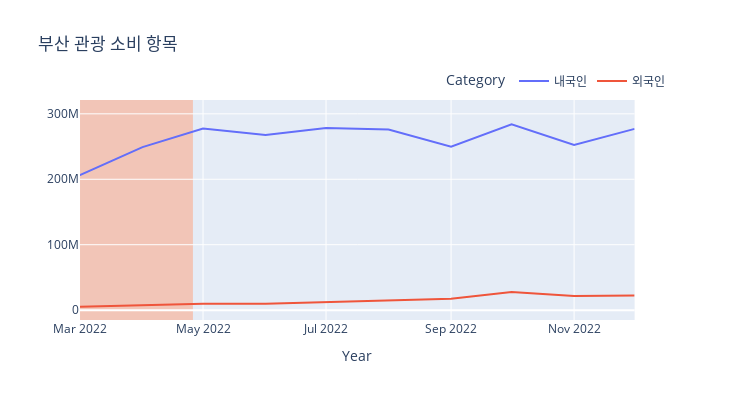

Write notebook code for a chart like this one.
### Code cell
fig = make_subplots(specs=[[{"secondary_y": True}]])
fig.add_trace(go.Scatter(x=local['기준년월'], y=local['지출액'], mode='lines', name="내국인"))
fig.update_layout(
    title='부산 관광 소비 항목',
    xaxis_title='Year',
    legend=dict(
        title='Category',
        orientation='h',
        yanchor='bottom',
        y=1.02,
        xanchor='right',
        x=1,
    ),
    width=750,
    height=400,
    hovermode='x',
    yaxis2=dict(
        title='기장군 소비액',
        titlefont=dict(color='black'),
        tickfont=dict(color='black'),
        overlaying='y',
        side='right',
        position=0.95
    )
    
)
fig.update_xaxes(range=['2022-03', '2022-12'])
fig.add_trace(go.Scatter(x=foreigner['기준년월'], y=foreigner['지출액'], mode='lines', name='외국인'),
secondary_y = False)
fig.add_vrect(
    x0="2020-03-01", x1="2022-04-26",
    fillcolor="LightSalmon", opacity=0.5,
    layer="below", line_width=0,
)
fig.show()
